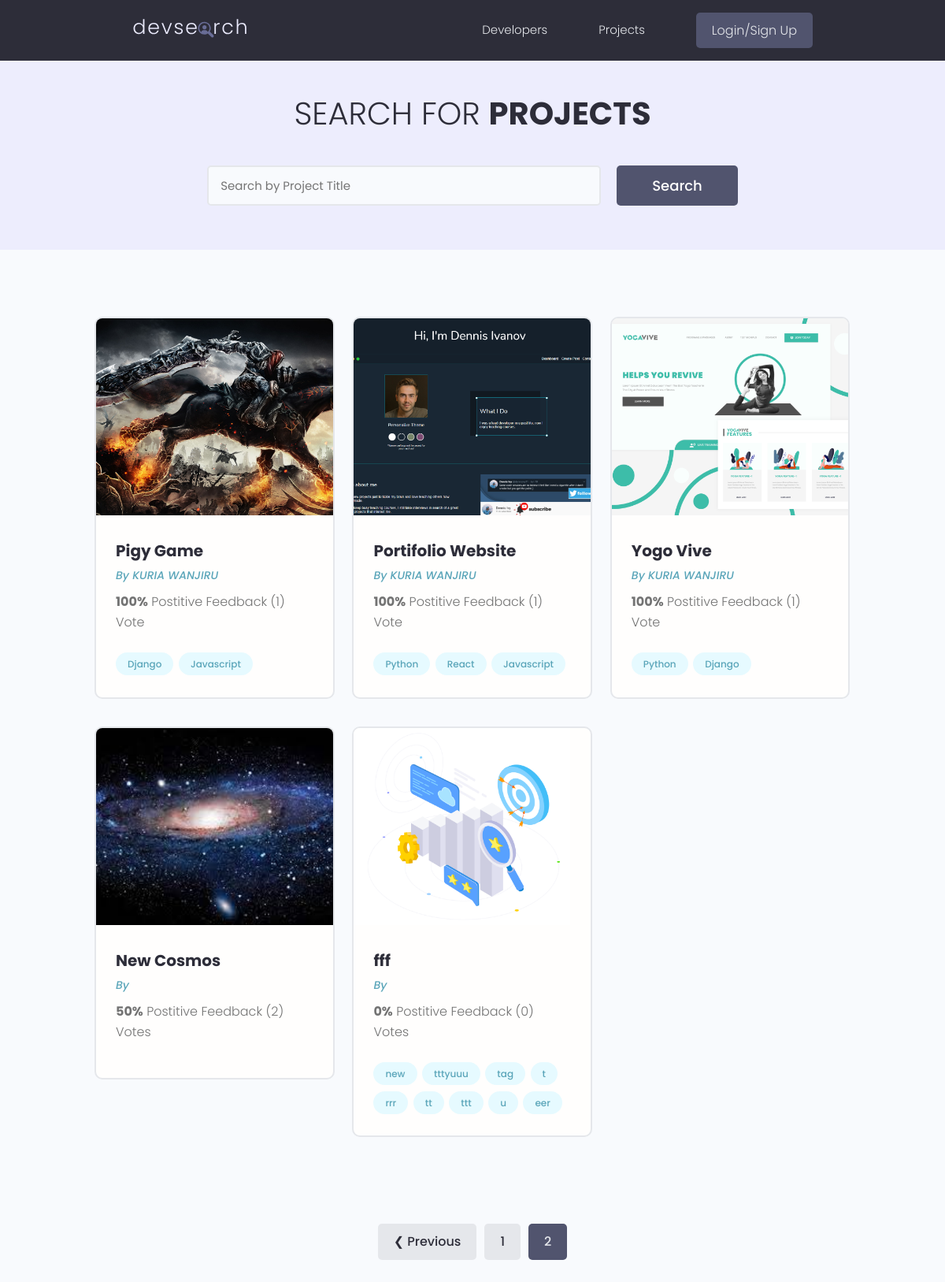
The page /projects/?page=2 on the database as committed earlier.
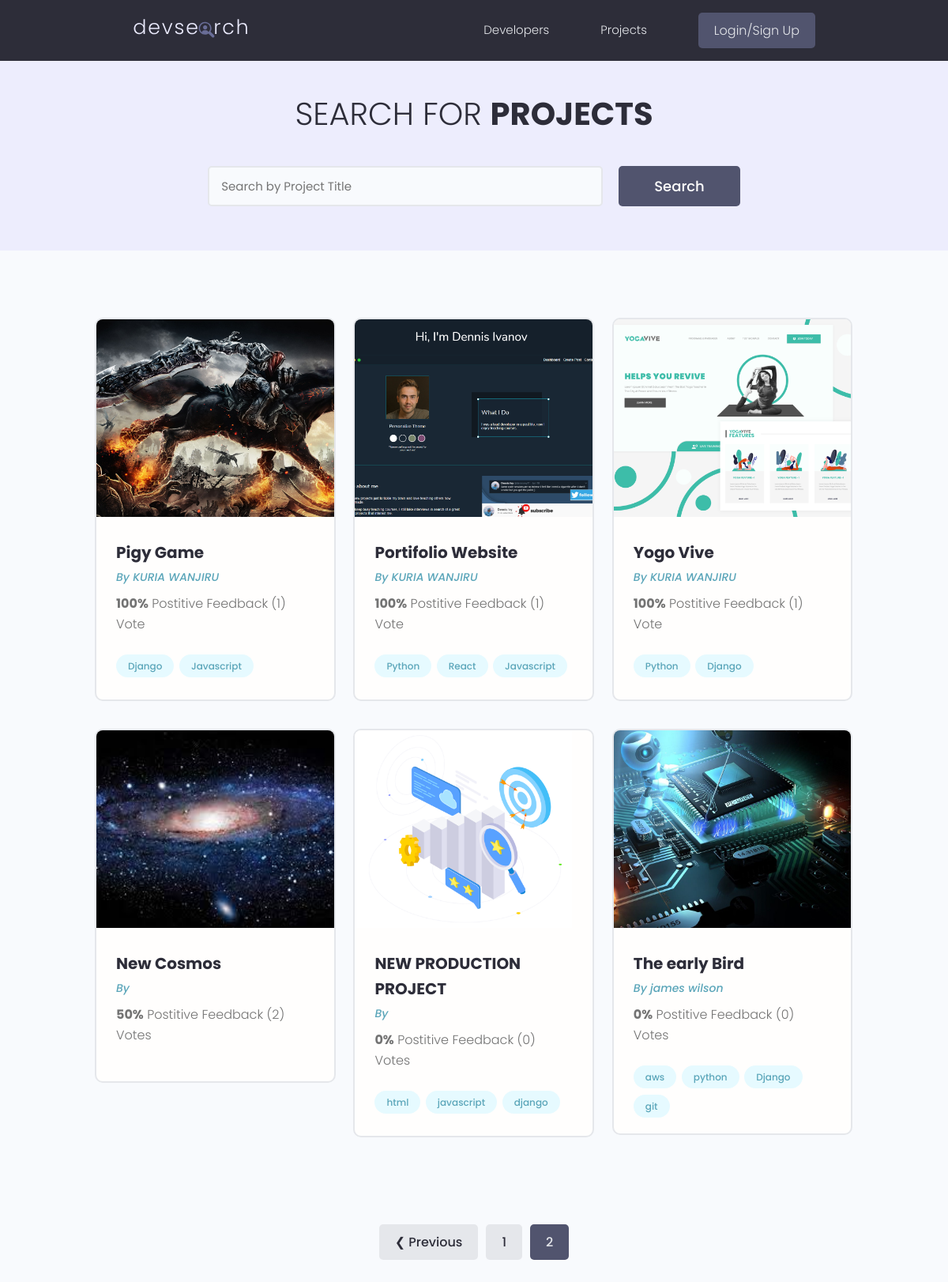
The same page on the database as committed later.
### projects/models.py (models this page shows, shortened)
class Project(models.Model):
    owner = models.ForeignKey(Profile, null=True, blank=True, on_delete=models.CASCADE)
    title = models.CharField(max_length=200)
    description = models.TextField(null=True, blank=True)
    demo_link = models.CharField(max_length=2000, null=True, blank=True)
    source_link = models.CharField(max_length=200, null=True, blank=True)
    featured_image = models.ImageField(default='default.jpg', null=True, blank=True)
    tags = models.ManyToManyField('Tag', blank=True)
    vote_total =models.IntegerField(default=0, null=True, blank=True)
    vote_ratio =models.IntegerField(default=0, null=True, blank=True)
    created =models.DateTimeField(auto_now_add=True)
    id = models.UUIDField(default=uuid.uuid4, unique=True,editable=False,
                            primary_key=True)
    class Meta:
        ordering=['-vote_ratio', '-vote_total', 'title']
    @property
    def imageURL(self):
        try:
            url = self.featured_image.url
        except:
            url = ''
        return url

class Tag(models.Model):
    name = models.CharField(max_length=200)
    created =models.DateTimeField(auto_now_add=True)
    id = models.UUIDField(default=uuid.uuid4, unique=True,editable=False,
                            primary_key=True)
    def __str__(self):
        return self.name

### users/models.py (models this page shows, shortened)
class Profile(models.Model):
    user  = models.OneToOneField(User, on_delete=models.CASCADE, null=True, blank=True)
    name = models.CharField(max_length=200,null=True, blank=True)
    user_name = models.CharField(max_length=200,null=True, blank=True)
    location = models.CharField(max_length=200,null=True, blank=True)
    email = models.EmailField(max_length=500, null=True, blank=True)
    short_intro = models.CharField(max_length=200, null=True, blank=True)
    bio = models.TextField(null=True, blank=True)
    profile_image = models.FileField(null=True, blank=True,
                                    upload_to='profiles/', default="profiles/user-default.png")
    social_github = models.CharField(max_length=200,null=True, blank=True)
    social_facebook = models.CharField(max_length=200,null=True, blank=True)
    social_twitter = models.CharField(max_length=200,null=True, blank=True)
    social_linkedin = models.CharField(max_length=200,null=True, blank=True)
    social_youtube = models.CharField(max_length=200,null=True, blank=True)
    social_website = models.CharField(max_length=200,null=True, blank=True)
    created =models.DateTimeField(auto_now_add=True)
    id = models.UUIDField(default=uuid.uuid4, unique=True,editable=False,
                            primary_key=True)
    class Meta:
        ordering : ['created']

### projects/views.py (the view)
# urls.py: path('projects/', include('projects.urls')),
def projects(request):
    projects,search_querry = searchProject(request)
    custom_range,projects = paginateProjects(request,projects,6)
    context = { "allproject": projects,"search_querry":search_querry, 'custom_range':custom_range}
    return render(request, 'projects/projects.html', context)

### projects/utils.py (called while the page is built)
def paginateProjects(request, projects,results):
    page = request.GET.get('page')
    paginator = Paginator(projects,results)
    try:
        projects = paginator.page(page)
    except PageNotAnInteger:
        page = 1
        projects = paginator.page(page)
    except EmptyPage:
        page = paginator.num_pages
        projects = paginator.page(page)
    leftIndex = (int(page)- 4)
    if leftIndex < 1:
        leftIndex = 1
    rightIndex = (int(page)+ 5)
    if rightIndex > paginator.num_pages:
        rightIndex = paginator.num_pages + 1
    custom_range = range(leftIndex, rightIndex)
    return custom_range, projects

def searchProject(request):
    search_querry = ''
    if request.GET.get('search_querry'):
        search_querry = request.GET.get('search_querry')
    tag = Tag.objects.filter(name__icontains=search_querry)
    projects = Project.objects.distinct().filter(Q(title__icontains = search_querry)|
                                                Q(tags__in=tag)|
                                                Q(description__icontains=search_querry)|
                                                Q(owner__name__icontains=search_querry))
    return projects,search_querry

### projects/templates/projects/projects.html (shortened to what this page needs)
{% extends 'main.html' %}
{% block content%}
<main class="projects">
    <section class="hero-section text-center">
    <div class="container container--narrow">
        <div class="hero-section__box">
        <h2>Search for <span>Projects</span></h2>
        </div>
        <div class="hero-section__search">
        <form class="form" id="searchForm" action="{% url 'projects' %}" method="get">
            <div class="form__field">
            <input class="input input--text" id="formInput#search" type="text" name="search_querry"
                placeholder="Search by Project Title" value="{{search_querry}}"/>
            </div>
            <input class="btn btn--sub btn--lg" type="submit" value="Search" />
        </form>
        </div>
    </div>
    </section>
    <section class="projectsList">
    <div class="container">
        <div class="grid grid--three">
            {% for project in allproject %}
        <div class="column">
            <div class="card project">
            <a href="{% url 'project' project.id %}" class="project">
                <img class="project__thumbnail" src="{{project.imageURL}}" alt="project thumbnail" />
                <div class="card__body">
                <h3 class="project__title">{{project.title}}</h3>
                <p><a class="project__author" href="{% url 'project' project.id %}">By {{project.owner.name}}</a></p>
                <p class="project--rating">
                    <span style="font-weight: bold;">{{project.vote_ratio}}%</span> Postitive
                    Feedback ({{project.vote_total}}) Vote{{project.vote_total|pluralize:"s"}}
                    </p>
                <div class="project__tags">
                    {% for tag in project.tags.all %}
                    <span class="tag tag--pill tag--main">
                        <small>{{tag}}</small>
                    </span>
                    {% endfor %}
                </div>
                </div>
            </a>
            </div>
        </div>
        {% endfor %}
        </div>
    </div>
    </section>
{% include 'pagination.html' with queryset=allproject custom_range=custom_range %}
</main>
{% endblock content %}

### templates/main.html (shortened to what this page needs)
<!DOCTYPE html>
{% load static %}
<html lang="en">
<head>
    <link rel="stylesheet" href="https://cdn.iconmonstr.com/1.3.0/css/iconmonstr-iconic-font.min.css" />
    <link rel="stylesheet" href="{% static 'uikit/styles/uikit.css' %}"/>
    <link rel="stylesheet" href="{% static 'styles/app.css' %}" />
</head>
<body>
    {% include 'navbar.html'%}
    {% block content%}
    {% endblock content%}
</body>
</html>

### templates/navbar.html (shortened to what this page needs)
{% load static %}
<header class="header">
    <div class="container container--narrow">
    <a href="/" class="header__logo">
        <img src="{% static 'images/logo.svg'%}" alt="DevSearch Logo" />
    </a>
    <nav class="header__nav">
        <ul class="header__menu">
        <li class="header__menuItem"><a href="{% url 'profiles' %}">Developers</a></li>
        <li class="header__menuItem"><a href="{% url 'projects' %}">Projects</a></li>
        {% if request.user.is_authenticated %}
        <li class="header__menuItem"><a href="{% url 'inbox' %}">Inbox</a></li>
        <li class="header__menuItem"><a href="{% url 'account' %}">User Account</a></li>
        <li class="header__menuItem"><a href="{% url 'logout' %}" class="btn btn--sub">Logout</a></li>
        {% else %}
        <li class="header__menuItem"><a href="{% url 'login' %}" class="btn btn--sub">Login/Sign Up</a></li>
        {% endif %}
        </ul>
    </nav>
    </div>
</header>

### templates/pagination.html (shortened to what this page needs)
{% if queryset.has_other_pages %}
    <div class="pagination">
        <ul class="container">
        {% if queryset.has_previous %}
        <a href="?page={{queryset.previous_page_number}}" class="btn page-link " data-page="{{queryset.previous_page_number}}">&#10094; Previous</a>
        {% endif %}
            {% for page in custom_range %}
                {% if page == queryset.number %}
                <li> <a href="?page={{page}}" class="btn page-link btn--sub" data-page="{{page}}">{{page}}</a> </li>
                {% else %}
                <li> <a href="?page={{page}}" class="btn page-link" data-page="{{page}}">{{page}}</a> </li>
                {% endif %}
            {% endfor %}
        </ul>
    </div>
    {% endif %}

### static/styles/app.css (style rules this page uses)
:root { --color-sub: #2d2d39; }
.btn--sub { background-color: var(--color-sub-light); }
.card { border: 2px solid var(--color-light); }
img { width: 100%; }
.header { position: sticky; z-index: 111; background-color: var(--color-sub); padding: 1.5rem 0; }
.header > .container { display: flex; justify-content: space-between; align-items: center; }
.header__logo > img { height: 3.8rem; }
.header__nav > ul { display: inline-flex; align-items: center; list-style: none; gap: 6.5rem; }
.header__menuItem > a { color: var(--color-light); font-weight: 300; }
.hero-section { height: 40vh; display: flex; align-items: center; background-color: var(--color-sub); }
.hero-section__box { margin-bottom: 4rem; }
.hero-section__box > h2, .hero-section__box > h2 > span { font-size: 4rem; color: var(--color-light); line-height: 1.3; text-transform: uppercase; }
.hero-section__box > h2 { font-weight: 300; }
.hero-section__box > h2 > span { font-weight: 700; }
.hero-section__search > .form { display: flex; align-items: center; justify-content: center; gap: 2rem; }
.hero-section__search > .form input.input--text { width: 50rem; }
.pagination { margin-top: 8rem; margin-bottom: 10rem; }
.pagination > ul { flex-wrap: wrap; list-style: none; display: flex; align-items: center; justify-content: center; gap: 1rem; }
.pagination .btn { color: var(--color-sub); }
.pagination .btn.btn--sub { color: var(--color-light); }
.project__author { font-size: 1.4rem; font-style: italic; }
.project--rating { margin-bottom: 1.6em; margin-top: .5em; }
.projects > .hero-section { background: var(--color-sub-lighter); height: 30vh; }
.projects .hero-section__box { margin-bottom: 2.5rem; }
.projects .hero-section__box > h2 { color: var(--color-sub); }
.projects .hero-section__box > h2 > span { font-weight: 700; color: var(--color-sub); }
.projectsList { margin-top: 8rem; }
.project__thumbnail { height: 25rem; object-fit: cover; object-position: top center; }
.project__title { font-size: 2rem; font-weight: 700; color: var(--color-sub); }

### static/uikit/styles/modules/_variables.css (style rules this page uses)
:root { --color-main: #5aa5b9; --color-main-light: #e6faff; --color-sub: #3f4156; --color-sub-light: #51546e; --color-sub-lighter: #ededfd; --color-text: #737373; --color-gray: #8b8b8b; --color-light: #e5e7eb; --color-light-gray: #767676; --color-bg: #f8fafd; --color-white: #fffefd; --color-white-light: #f3f3f3; --color-success: #359e64; --color-success-bg: #def8e8; --color-error: #fc4b0b; --color-error-bg: #fff2ee; --font-base: 'Poppins', arial, helvetica, 'Segoe UI', roboto, ubuntu, sans-serif; --font-monospace: 'Fira Code', 'Courier New', courier, monospace; --font-regular: 300; --font-medium: 500; --font-bold: 700; --generic-shadow: 1px 1px 5px #00000010; --generic-transition: all 0.3s ease-in-out; }

### static/uikit/styles/modules/_base.css (style rules this page uses)
* { margin: 0; padding: 0; box-sizing: border-box; text-rendering: optimizeLegibility; color: inherit; font-size: inherit; }
html { font-size: 50%; }
@media only screen and (min-width: 480px) { html { font-size: 56.25%; } }
@media only screen and (min-width: 1200px) { html { font-size: 62.5%; } }
body { line-height: 1.6; font-weight: 400; font-size: 1.5rem; color: var(--color-text); background-color: var(--color-bg); min-height: 100vh; }

### static/uikit/styles/modules/_typography.css (style rules this page uses)
* { font-family: var(--font-base); }
h2 { font-size: 3.6rem; font-weight: var(--font-bold); }
h3 { font-size: 3.2rem; font-weight: var(--font-medium); }
p, span, strong { font-size: 1.6rem; color: var(--color-text); font-weight: var(--font-regular); }
a { padding-bottom: 2px; text-decoration: none; display: inline-block; color: var(--color-main); font-weight: var(--font-medium); }

### static/uikit/styles/modules/_utilities.css (style rules this page uses)
.container { width: 92%; max-width: 165rem; margin: 0 auto; box-sizing: border-box; }
.container--narrow { width: 92%; max-width: 120rem; }
@media screen and (min-width: 1000px) { .container { width: 90%; } }
@media screen and (min-width: 1000px) { .container--narrow { width: 85%; } }
@media screen and (min-width: 1200px) { .container { width: 80%; } }
@media screen and (min-width: 1200px) { .container--narrow { width: 72%; } }
.text-center { text-align: center; }

### static/uikit/styles/modules/_card.css (style rules this page uses)
.card { border-radius: 1rem; background-color: var(--color-white); border: 1.5px solid var(--color-light); width: auto; height: auto; margin-top: 0.5rem; margin-bottom: 0.5rem; overflow: hidden; }
.card__body, .card__header { padding: 2rem 2.5rem; }

Rows that differ between the two databases and show on the page:
changed Project: loses Tag (name "new"); loses Tag (name "tttyuuu"); loses Tag (name "tag"); loses Tag (name "t"); loses Tag (name "rrr"); loses Tag (name "tt"); loses Tag (name "ttt"); loses Tag (name "u"); loses Tag (name "eer"); title "fff" → "NEW PRODUCTION PROJECT"
added Tag: name "html", shown under Project "NEW PRODUCTION PROJECT"
added Tag: name "javascript", shown under Project "NEW PRODUCTION PROJECT"
added Tag: name "django", shown under Project "NEW PRODUCTION PROJECT"
added Project: imageURL (picture), title "The early Bird", owner.name "james wilson", vote_ratio "0", vote_total "0", Tag (name "Django")
added Tag: name "aws", shown under "The early Bird"
added Tag: name "python", shown under "The early Bird"
added Tag: name "git", shown under "The early Bird"
